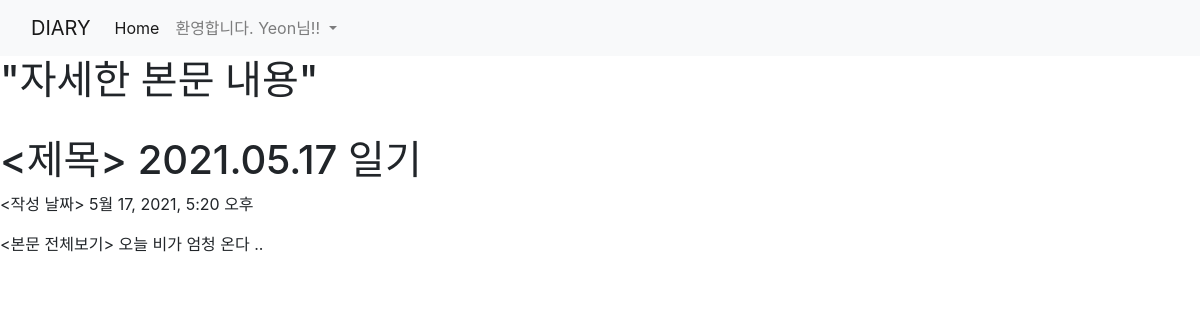
Page /diary/1 (signed in) on the committed database.
### diaryApp/models.py (models this page shows, shortened)
class Diary(models.Model):
    title = models.CharField(max_length=200)
    pub_date = models.DateTimeField('data published')
    body = models.TextField()

### diaryApp/views.py (the view)
# urls.py: path('diary/<int:diary_id>', diaryApp.views.detail, name="detail"),
def detail(request, diary_id):
    diary_detail = get_object_or_404(Diary, pk = diary_id)
    return render(request, 'detail.html', {'diary' : diary_detail})

### diaryApp/templates/detail.html (shortened to what this page needs)
{% extends 'base.html' %}
{% block content %}
<h1>&quot;자세한 본문 내용&quot;</h1>
<h1> &lt;제목&gt; {{diary.title}} </h1>
<p> &lt;작성 날짜&gt; {{diary.pub_date}} </p>
<p> &lt;본문 전체보기&gt; {{diary.body}} </p>
{% endblock %}

### fifthProject/templates/base.html (shortened to what this page needs)
{% load bootstrap4 %}
{% bootstrap_css %}
<nav class="navbar navbar-expand-lg navbar-light bg-light">
    <div class="container-fluid">
      <a class="navbar-brand" href="{%url 'home'%}">DIARY</a>
      <div class="collapse navbar-collapse" id="navbarSupportedContent">
        <ul class="navbar-nav me-auto mb-2 mb-lg-0">
          <li class="nav-item">
            <a class="nav-link active" aria-current="page" href="{%url 'home'%}">Home</a>
          </li>
          {% if user.is_authenticated %}
          <li class="nav-item dropdown">
            <a class="nav-link dropdown-toggle" id="navbarDropdown" role="button" data-bs-toggle="dropdown" aria-expanded="false">
                환영합니다. {{user.username}}님!!
            </a>
          </li>
          {% endif %}
        </ul>
      </div>
    </div>
  </nav>
{% block content%}
{% endblock %}

### rows in the picture
Diary: title "2021.05.17 일기", pub_date "5월 17, 2021, 5:20 오후", body "오늘 비가 엄청 온다 .."

### other values in the picture
{{ user.username }} "Yeon"
